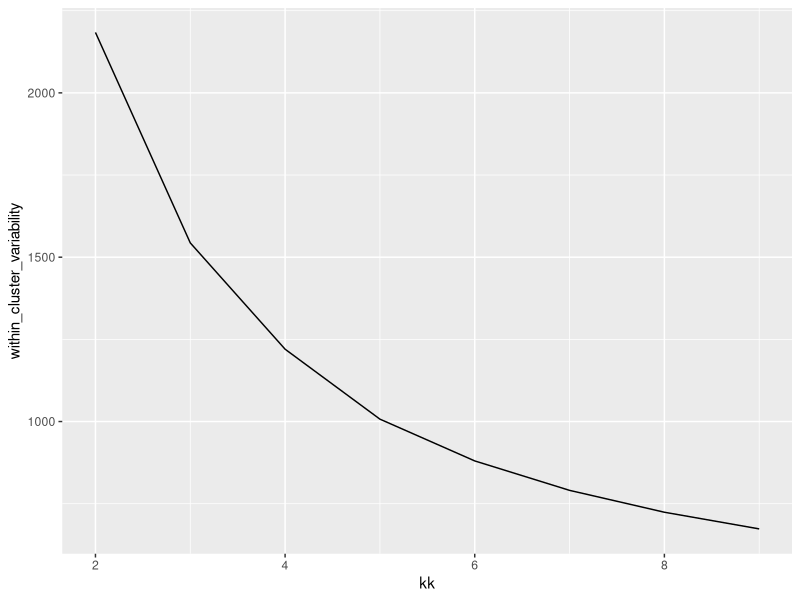
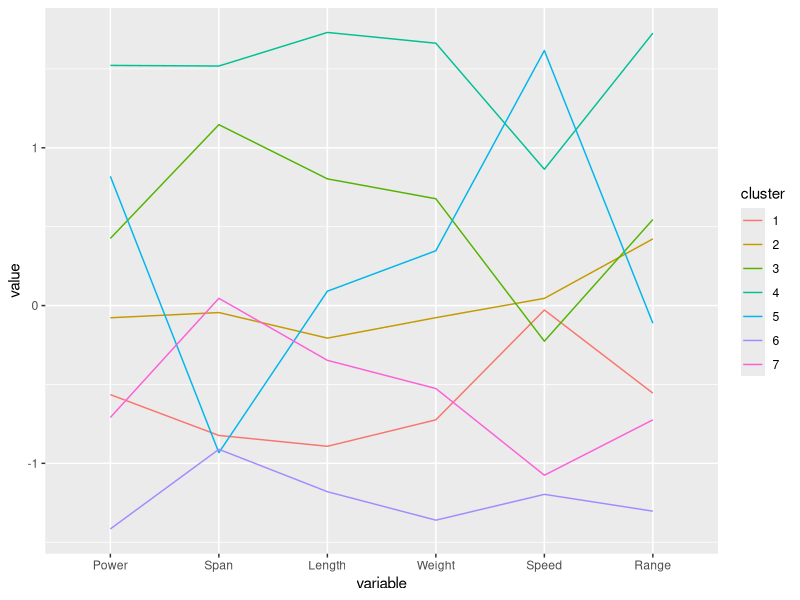

The R script that drew these images, in order:
## ---- chunk 1
knitr::opts_chunk$set(echo = TRUE)
## ---- chunk 2
library(tidyverse)
library(ggplot2)
library(GGally)
library(MASS)
## ---- chunk 3
aircraft_raw <- read.csv("dat/aircraft.csv")

air <- aircraft_raw %>%
  dplyr::select(3:8) %>%
  mutate_all(log10) %>% 
  mutate_all(scale)

head(air)
## ---- chunk 4
kk = 4 # number of clusters
nstart = 25 # number of times to run the algorithm
data = air # data to cluster
airclus.out = kmeans( data, centers = kk, nstart = nstart )
airclus.out

# from here can access within cluster variability ($tot.withinss) and between cluster variability ($betweenss)
# or centres ($centers) or variabilities ($withinss)
## ---- chunk 5
cluster_sizes <- function(data, kks, nstart) {
  clus = data.frame()
  
  for (kk in kks) {
    clus.out = kmeans( data, centers = kk, nstart = nstart )
    clustered.df = data.frame( kk = kk, data, clus_label = clus.out$cluster)
    clus = rbind( clus, clustered.df )
  }

  xtabs( ~ clus_label + kk, data = clus )
}

## e.g.
cluster_sizes(air, 2:9, 25)
## ---- chunk 6
airclus.out$centers
## ---- chunk 7
cluster_stats <- function(data, kks, nstart) {
  stats = data.frame()
  
  for (kk in kks) {
    clus.out = kmeans( data, centers = kk, nstart = nstart )
    new_row = data.frame( kk = kk, within_cluster_variability = clus.out$tot.withinss,
                          between_cluster_variability = clus.out$betweenss)
    stats = rbind( stats, new_row )
  }

  return(stats)
}

# get these stats and then just use ggplot to create a basic plot
c_stats <- cluster_stats(air, 2:9, 25)
ggplot(c_stats, aes(kk, within_cluster_variability)) +
  geom_line()
## ---- chunk 8
plot_centers <- function(centers) {
  n_clusters = nrow(centers)
  n_vars = ncol(centers)
  centers2 <- data.frame(centers)
  centers2$cluster <- as.factor(1:n_clusters)
  ggparcoord(centers2, columns=1:n_vars, groupColumn = n_vars+1)
}

centers <- kmeans(air, centers = 7, nstart = 25)$centers
plot_centers(centers)
